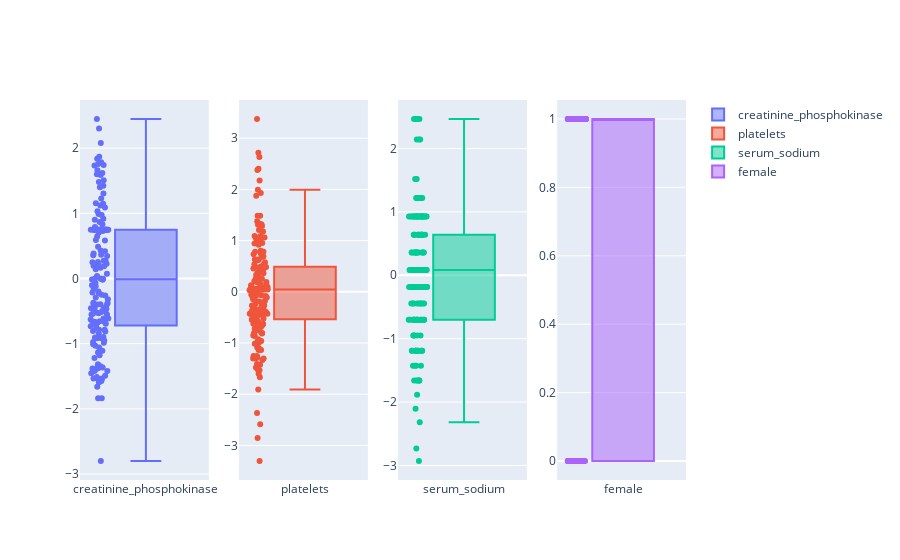

Notebook source saved alongside this figure:
### Code cell
fig = make_subplots(rows=1, cols=len(correlated_labels))
for i, var in enumerate(correlated_labels):
    fig.add_trace(
        go.Box(y=X_train[:, i],
        name=var),
        row=1, col=i+1
    )

fig.update_traces(boxpoints='all', jitter=.3)

### Figure 1 — Plotly figure (JSON) as saved in the notebook; plotly's stock layout.template omitted (floating-point values rounded to 4 significant figures; data arrays with more than 128 entries replaced by an {"elided": "..."} marker saying what was removed)
{"data": [{"boxpoints": "all", "jitter": 0.3, "name": "creatinine_phosphokinase", "type": "box", "xaxis": "x", "y": {"elided": "176 float values"}, "yaxis": "y"}, {"boxpoints": "all", "jitter": 0.3, "name": "platelets", "type": "box", "xaxis": "x2", "y": {"elided": "176 float values"}, "yaxis": "y2"}, {"boxpoints": "all", "jitter": 0.3, "name": "serum_sodium", "type": "box", "xaxis": "x3", "y": {"elided": "176 float values"}, "yaxis": "y3"}, {"boxpoints": "all", "jitter": 0.3, "name": "female", "type": "box", "xaxis": "x4", "y": {"elided": "176 int values"}, "yaxis": "y4"}], "layout": {"xaxis": {"anchor": "y", "domain": [0, 0.2125]}, "xaxis2": {"anchor": "y2", "domain": [0.2625, 0.475]}, "xaxis3": {"anchor": "y3", "domain": [0.525, 0.7375]}, "xaxis4": {"anchor": "y4", "domain": [0.7875, 1]}, "yaxis": {"anchor": "x", "domain": [0, 1]}, "yaxis2": {"anchor": "x2", "domain": [0, 1]}, "yaxis3": {"anchor": "x3", "domain": [0, 1]}, "yaxis4": {"anchor": "x4", "domain": [0, 1]}}}
